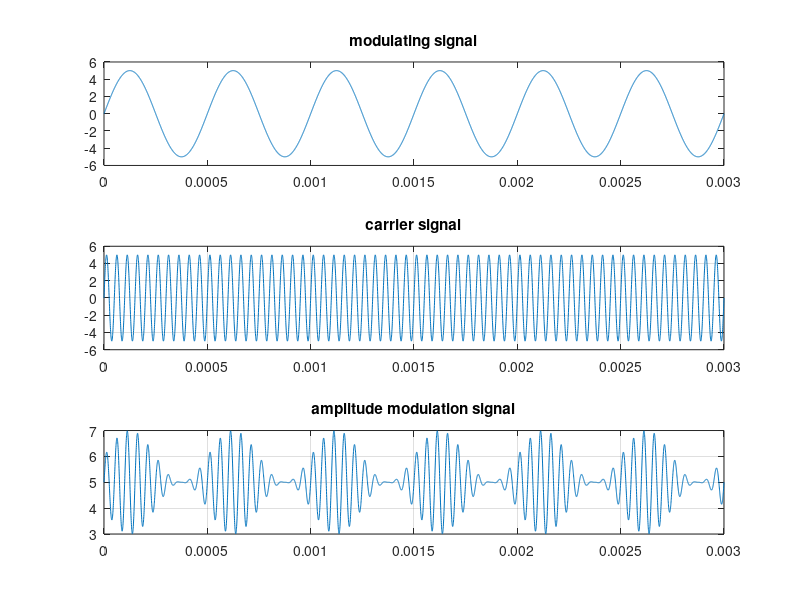

MATLAB code for this plot:
clc;
clear;
close all;
m=1;
Am=5; %Amp of modulating signal
fa=2000; %frequency of modulating signal
Ta=1/fa;
t = 0:Ta/999:6*Ta;
ym = Am*sin(2*pi*fa*t);
subplot(3,1,1);
plot(t,ym);
title('modulating signal');
%carrier signal
Ac = Am/m;
fc = fa*10;
Tc = 1/fc;
ye = Ac*sin(2*pi*fc*t);
subplot(3,1,2);
plot(t,ye);
grid on;
title('carrier signal');
%AM modulation
y = Ac+(1+m*sin(2*pi*fa*t)).*sin(2*pi*fc*t);
subplot(3,1,3);
plot(t,y);
title('amplitude modulation signal');
grid on;
